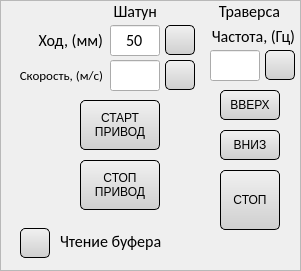
   <widget class="QFrame" name="freq_frame">
    <property name="geometry">
     <rect>
      <x>10</x>
      <y>430</y>
      <width>301</width>
      <height>271</height>
     </rect>
    </property>
    <property name="frameShape">
     <enum>QFrame::StyledPanel</enum>
    </property>
    <property name="frameShadow">
     <enum>QFrame::Raised</enum>
    </property>
    <widget class="QLabel" name="_lbl_txt1_3">
     <property name="geometry">
      <rect>
       <x>210</x>
       <y>0</y>
       <width>70</width>
       <height>23</height>
      </rect>
     </property>
     <property name="font">
      <font>
       <family>Calibri</family>
       <pointsize>12</pointsize>
      </font>
     </property>
     <property name="layoutDirection">
      <enum>Qt::LeftToRight</enum>
     </property>
     <property name="text">
      <string>Траверса</string>
     </property>
     <property name="alignment">
      <set>Qt::AlignRight|Qt::AlignTrailing|Qt::AlignVCenter</set>
     </property>
    </widget>
    <widget class="QLabel" name="_lbl_txt1_2">
     <property name="geometry">
      <rect>
       <x>107</x>
       <y>0</y>
       <width>50</width>
       <height>23</height>
      </rect>
     </property>
     <property name="font">
      <font>
       <family>Calibri</family>
       <pointsize>12</pointsize>
      </font>
     </property>
     <property name="layoutDirection">
      <enum>Qt::LeftToRight</enum>
     </property>
     <property name="text">
      <string>Шатун</string>
     </property>
     <property name="alignment">
      <set>Qt::AlignRight|Qt::AlignTrailing|Qt::AlignVCenter</set>
     </property>
    </widget>
    <widget class="QLabel" name="_lbl_txt19_2">
     <property name="geometry">
      <rect>
       <x>13</x>
       <y>60</y>
       <width>90</width>
       <height>31</height>
      </rect>
     </property>
     <property name="font">
      <font>
       <family>Calibri</family>
       <pointsize>10</pointsize>
      </font>
     </property>
     <property name="layoutDirection">
      <enum>Qt::LeftToRight</enum>
     </property>
     <property name="text">
      <string>Скорость, (м/с)</string>
     </property>
     <property name="alignment">
      <set>Qt::AlignRight|Qt::AlignTrailing|Qt::AlignVCenter</set>
     </property>
    </widget>
    <widget class="QLabel" name="_lbl_txt19">
     <property name="geometry">
      <rect>
       <x>13</x>
       <y>25</y>
       <width>90</width>
       <height>31</height>
      </rect>
     </property>
     <property name="font">
      <font>
       <family>Calibri</family>
       <pointsize>12</pointsize>
      </font>
     </property>
     <property name="layoutDirection">
      <enum>Qt::LeftToRight</enum>
     </property>
     <property name="text">
      <string>Ход, (мм)</string>
     </property>
     <property name="alignment">
      <set>Qt::AlignRight|Qt::AlignTrailing|Qt::AlignVCenter</set>
     </property>
    </widget>
    <widget class="QPushButton" name="btn_hod">
     <property name="geometry">
      <rect>
       <x>165</x>
       <y>25</y>
       <width>30</width>
       <height>30</height>
      </rect>
     </property>
     <property name="minimumSize">
      <size>
       <width>30</width>
       <height>30</height>
      </size>
     </property>
     <property name="maximumSize">
      <size>
       <width>30</width>
       <height>30</height>
      </size>
     </property>
     <property name="styleSheet">
      <string notr="true">QPushButton 
{
	color: rgb(0, 0, 0);
	background-color: qlineargradient(spread:pad, x1:0.489, y1:0.0227273, x2:0.489, y2:1, stop:0 rgba(240, 240, 240, 255), stop:1 rgba(207, 207, 207, 255));

	border: 1px rgb(0, 0, 0);
	border-radius: 5px;

	border-style: outset;

	padding: 5px;
}

QPushButton:hover
{
	background-color: qlineargradient(spread:pad, x1:0.489, y1:0.0227273, x2:0.489, y2:1, stop:0 rgba(234, 246, 253, 255), stop:1 rgba(169, 219, 246, 255));
	
}
	

QPushButton:checked
{
	background-color: rgb(0, 255, 0)
	
}</string>
     </property>
     <property name="text">
      <string/>
     </property>
     <property name="checkable">
      <bool>false</bool>
     </property>
     <property name="checked">
      <bool>false</bool>
     </property>
    </widget>
    <widget class="QLineEdit" name="lineEdit_hod">
     <property name="geometry">
      <rect>
       <x>110</x>
       <y>25</y>
       <width>50</width>
       <height>31</height>
      </rect>
     </property>
     <property name="font">
      <font>
       <family>Calibri</family>
       <pointsize>12</pointsize>
       <weight>50</weight>
       <bold>false</bold>
      </font>
     </property>
     <property name="text">
      <string>50</string>
     </property>
     <property name="alignment">
      <set>Qt::AlignCenter</set>
     </property>
    </widget>
    <widget class="QPushButton" name="btn_freq_trverse">
     <property name="geometry">
      <rect>
       <x>265</x>
       <y>50</y>
       <width>30</width>
       <height>30</height>
      </rect>
     </property>
     <property name="minimumSize">
      <size>
       <width>30</width>
       <height>30</height>
      </size>
     </property>
     <property name="maximumSize">
      <size>
       <width>30</width>
       <height>30</height>
      </size>
     </property>
     <property name="styleSheet">
      <string notr="true">QPushButton 
{
	color: rgb(0, 0, 0);
	background-color: qlineargradient(spread:pad, x1:0.489, y1:0.0227273, x2:0.489, y2:1, stop:0 rgba(240, 240, 240, 255), stop:1 rgba(207, 207, 207, 255));

	border: 1px rgb(0, 0, 0);
	border-radius: 5px;

	border-style: outset;

	padding: 5px;
}

QPushButton:hover
{
	background-color: qlineargradient(spread:pad, x1:0.489, y1:0.0227273, x2:0.489, y2:1, stop:0 rgba(234, 246, 253, 255), stop:1 rgba(169, 219, 246, 255));
	
}
	

QPushButton:checked
{
	background-color: rgb(0, 255, 0)
	
}</string>
     </property>
     <property name="text">
      <string/>
     </property>
     <property name="checkable">
      <bool>false</bool>
     </property>
     <property name="checked">
      <bool>false</bool>
     </property>
    </widget>
    <widget class="QPushButton" name="btn_speed_main">
     <property name="geometry">
      <rect>
       <x>165</x>
       <y>60</y>
       <width>30</width>
       <height>30</height>
      </rect>
     </property>
     <property name="minimumSize">
      <size>
       <width>30</width>
       <height>30</height>
      </size>
     </property>
     <property name="maximumSize">
      <size>
       <width>30</width>
       <height>30</height>
      </size>
     </property>
     <property name="styleSheet">
      <string notr="true">QPushButton 
{
	color: rgb(0, 0, 0);
	background-color: qlineargradient(spread:pad, x1:0.489, y1:0.0227273, x2:0.489, y2:1, stop:0 rgba(240, 240, 240, 255), stop:1 rgba(207, 207, 207, 255));

	border: 1px rgb(0, 0, 0);
	border-radius: 5px;

	border-style: outset;

	padding: 5px;
}

QPushButton:hover
{
	background-color: qlineargradient(spread:pad, x1:0.489, y1:0.0227273, x2:0.489, y2:1, stop:0 rgba(234, 246, 253, 255), stop:1 rgba(169, 219, 246, 255));
	
}
	

QPushButton:checked
{
	background-color: rgb(0, 255, 0)
	
}</string>
     </property>
     <property name="text">
      <string/>
     </property>
     <property name="checkable">
      <bool>false</bool>
     </property>
     <property name="checked">
      <bool>false</bool>
     </property>
    </widget>
    <widget class="QLineEdit" name="lineEdit_freq_traverse">
     <property name="geometry">
      <rect>
       <x>210</x>
       <y>50</y>
       <width>50</width>
       <height>31</height>
      </rect>
     </property>
     <property name="font">
      <font>
       <family>Calibri</family>
       <pointsize>12</pointsize>
       <weight>50</weight>
       <bold>false</bold>
      </font>
     </property>
     <property name="text">
      <string/>
     </property>
     <property name="alignment">
      <set>Qt::AlignCenter</set>
     </property>
    </widget>
    <widget class="QLineEdit" name="lineEdit_speed_main">
     <property name="geometry">
      <rect>
       <x>110</x>
       <y>60</y>
       <width>50</width>
       <height>31</height>
      </rect>
     </property>
     <property name="font">
      <font>
       <family>Calibri</family>
       <pointsize>12</pointsize>
       <weight>50</weight>
       <bold>false</bold>
      </font>
     </property>
     <property name="text">
      <string/>
     </property>
     <property name="alignment">
      <set>Qt::AlignCenter</set>
     </property>
    </widget>
    <widget class="QLabel" name="_lbl_txt1_4">
     <property name="geometry">
      <rect>
       <x>205</x>
       <y>25</y>
       <width>90</width>
       <height>23</height>
      </rect>
     </property>
     <property name="font">
      <font>
       <family>Calibri</family>
       <pointsize>12</pointsize>
      </font>
     </property>
     <property name="layoutDirection">
      <enum>Qt::LeftToRight</enum>
     </property>
     <property name="text">
      <string>Частота, (Гц)</string>
     </property>
     <property name="alignment">
      <set>Qt::AlignRight|Qt::AlignTrailing|Qt::AlignVCenter</set>
     </property>
    </widget>
    <widget class="QPushButton" name="btn_motor_up">
     <property name="geometry">
      <rect>
       <x>220</x>
       <y>90</y>
       <width>60</width>
       <height>30</height>
      </rect>
     </property>
     <property name="minimumSize">
      <size>
       <width>60</width>
       <height>30</height>
      </size>
     </property>
     <property name="maximumSize">
      <size>
       <width>60</width>
       <height>50</height>
      </size>
     </property>
     <property name="styleSheet">
      <string notr="true">QPushButton 
{
	color: rgb(0, 0, 0);
	background-color: qlineargradient(spread:pad, x1:0.489, y1:0.0227273, x2:0.489, y2:1, stop:0 rgba(240, 240, 240, 255), stop:1 rgba(207, 207, 207, 255));

	border: 1px rgb(0, 0, 0);
	border-radius: 5px;

	border-style: outset;

	padding: 5px;
}

QPushButton:hover
{
	background-color: qlineargradient(spread:pad, x1:0.489, y1:0.0227273, x2:0.489, y2:1, stop:0 rgba(234, 246, 253, 255), stop:1 rgba(169, 219, 246, 255));
	
}
	
</string>
     </property>
     <property name="text">
      <string>ВВЕРХ</string>
     </property>
     <property name="checkable">
      <bool>false</bool>
     </property>
     <property name="checked">
      <bool>false</bool>
     </property>
    </widget>
    <widget class="QPushButton" name="btn_motor_down">
     <property name="geometry">
      <rect>
       <x>220</x>
       <y>130</y>
       <width>60</width>
       <height>30</height>
      </rect>
     </property>
     <property name="minimumSize">
      <size>
       <width>60</width>
       <height>30</height>
      </size>
     </property>
     <property name="maximumSize">
      <size>
       <width>60</width>
       <height>50</height>
      </size>
     </property>
     <property name="styleSheet">
      <string notr="true">QPushButton 
{
	color: rgb(0, 0, 0);
	background-color: qlineargradient(spread:pad, x1:0.489, y1:0.0227273, x2:0.489, y2:1, stop:0 rgba(240, 240, 240, 255), stop:1 rgba(207, 207, 207, 255));

	border: 1px rgb(0, 0, 0);
	border-radius: 5px;

	border-style: outset;

	padding: 5px;
}

QPushButton:hover
{
	background-color: qlineargradient(spread:pad, x1:0.489, y1:0.0227273, x2:0.489, y2:1, stop:0 rgba(234, 246, 253, 255), stop:1 rgba(169, 219, 246, 255));
	
}
	
</string>
     </property>
     <property name="text">
      <string>ВНИЗ</string>
     </property>
     <property name="checkable">
      <bool>false</bool>
     </property>
     <property name="checked">
      <bool>false</bool>
     </property>
    </widget>
    <widget class="QPushButton" name="btn_motor_traverse_stop">
     <property name="geometry">
      <rect>
       <x>220</x>
       <y>170</y>
       <width>60</width>
       <height>60</height>
      </rect>
     </property>
     <property name="minimumSize">
      <size>
       <width>60</width>
       <height>60</height>
      </size>
     </property>
     <property name="maximumSize">
      <size>
       <width>60</width>
       <height>60</height>
      </size>
     </property>
     <property name="styleSheet">
      <string notr="true">QPushButton 
{
	color: rgb(0, 0, 0);
	background-color: qlineargradient(spread:pad, x1:0.489, y1:0.0227273, x2:0.489, y2:1, stop:0 rgba(240, 240, 240, 255), stop:1 rgba(207, 207, 207, 255));

	border: 1px rgb(0, 0, 0);
	border-radius: 5px;

	border-style: outset;

	padding: 5px;
}

QPushButton:hover
{
	background-color: qlineargradient(spread:pad, x1:0.489, y1:0.0227273, x2:0.489, y2:1, stop:0 rgba(234, 246, 253, 255), stop:1 rgba(169, 219, 246, 255));
	
}
	
</string>
     </property>
     <property name="text">
      <string>СТОП</string>
     </property>
     <property name="checkable">
      <bool>false</bool>
     </property>
     <property name="checked">
      <bool>false</bool>
     </property>
    </widget>
    <widget class="QPushButton" name="btn_motor_main_start">
     <property name="geometry">
      <rect>
       <x>80</x>
       <y>100</y>
       <width>80</width>
       <height>50</height>
      </rect>
     </property>
     <property name="minimumSize">
      <size>
       <width>80</width>
       <height>50</height>
      </size>
     </property>
     <property name="maximumSize">
      <size>
       <width>80</width>
       <height>50</height>
      </size>
     </property>
     <property name="styleSheet">
      <string notr="true">QPushButton 
{
	color: rgb(0, 0, 0);
	background-color: qlineargradient(spread:pad, x1:0.489, y1:0.0227273, x2:0.489, y2:1, stop:0 rgba(240, 240, 240, 255), stop:1 rgba(207, 207, 207, 255));

	border: 1px rgb(0, 0, 0);
	border-radius: 5px;

	border-style: outset;

	padding: 5px;
}

QPushButton:hover
{
	background-color: qlineargradient(spread:pad, x1:0.489, y1:0.0227273, x2:0.489, y2:1, stop:0 rgba(234, 246, 253, 255), stop:1 rgba(169, 219, 246, 255));
	
}
	
</string>
     </property>
     <property name="text">
      <string>СТАРТ
ПРИВОД</string>
     </property>
     <property name="checkable">
      <bool>false</bool>
     </property>
     <property name="checked">
      <bool>false</bool>
     </property>
    </widget>
    <widget class="QPushButton" name="btn_motor_main_stop">
     <property name="geometry">
      <rect>
       <x>80</x>
       <y>160</y>
       <width>80</width>
       <height>50</height>
      </rect>
     </property>
     <property name="minimumSize">
      <size>
       <width>80</width>
       <height>50</height>
      </size>
     </property>
     <property name="maximumSize">
      <size>
       <width>80</width>
       <height>50</height>
      </size>
     </property>
     <property name="styleSheet">
      <string notr="true">QPushButton 
{
	color: rgb(0, 0, 0);
	background-color: qlineargradient(spread:pad, x1:0.489, y1:0.0227273, x2:0.489, y2:1, stop:0 rgba(240, 240, 240, 255), stop:1 rgba(207, 207, 207, 255));

	border: 1px rgb(0, 0, 0);
	border-radius: 5px;

	border-style: outset;

	padding: 5px;
}

QPushButton:hover
{
	background-color: qlineargradient(spread:pad, x1:0.489, y1:0.0227273, x2:0.489, y2:1, stop:0 rgba(234, 246, 253, 255), stop:1 rgba(169, 219, 246, 255));
	
}
	
</string>
     </property>
     <property name="text">
      <string>СТОП
ПРИВОД</string>
     </property>
     <property name="checkable">
      <bool>false</bool>
     </property>
     <property name="checked">
      <bool>false</bool>
     </property>
    </widget>
    <widget class="QPushButton" name="btn_test">
     <property name="geometry">
      <rect>
       <x>20</x>
       <y>228</y>
       <width>30</width>
       <height>30</height>
      </rect>
     </property>
     <property name="minimumSize">
      <size>
       <width>30</width>
       <height>30</height>
      </size>
     </property>
     <property name="maximumSize">
      <size>
       <width>30</width>
       <height>30</height>
      </size>
     </property>
     <property name="styleSheet">
      <string notr="true">QPushButton 
{
	color: rgb(0, 0, 0);
	background-color: qlineargradient(spread:pad, x1:0.489, y1:0.0227273, x2:0.489, y2:1, stop:0 rgba(240, 240, 240, 255), stop:1 rgba(207, 207, 207, 255));

	border: 1px rgb(0, 0, 0);
	border-radius: 5px;

	border-style: outset;

	padding: 5px;
}

QPushButton:hover
{
	background-color: qlineargradient(spread:pad, x1:0.489, y1:0.0227273, x2:0.489, y2:1, stop:0 rgba(234, 246, 253, 255), stop:1 rgba(169, 219, 246, 255));
	
}
	

QPushButton:checked
{
	background-color: rgb(0, 255, 0)
	
}</string>
     </property>
     <property name="text">
      <string/>
     </property>
     <property name="checkable">
      <bool>true</bool>
     </property>
     <property name="checked">
      <bool>false</bool>
     </property>
    </widget>
    <widget class="QLabel" name="_lbl_txt10_3">
     <property name="geometry">
      <rect>
       <x>60</x>
       <y>230</y>
       <width>121</width>
       <height>23</height>
      </rect>
     </property>
     <property name="font">
      <font>
       <family>Calibri</family>
       <pointsize>12</pointsize>
      </font>
     </property>
     <property name="layoutDirection">
      <enum>Qt::LeftToRight</enum>
     </property>
     <property name="text">
      <string>Чтение буфера</string>
     </property>
     <property name="alignment">
      <set>Qt::AlignLeading|Qt::AlignLeft|Qt::AlignVCenter</set>
     </property>
    </widget>
   </widget>
